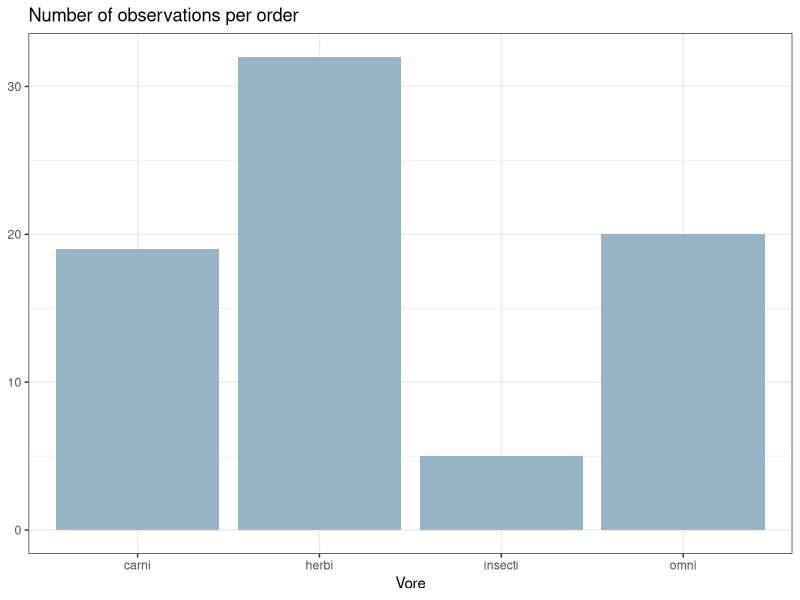
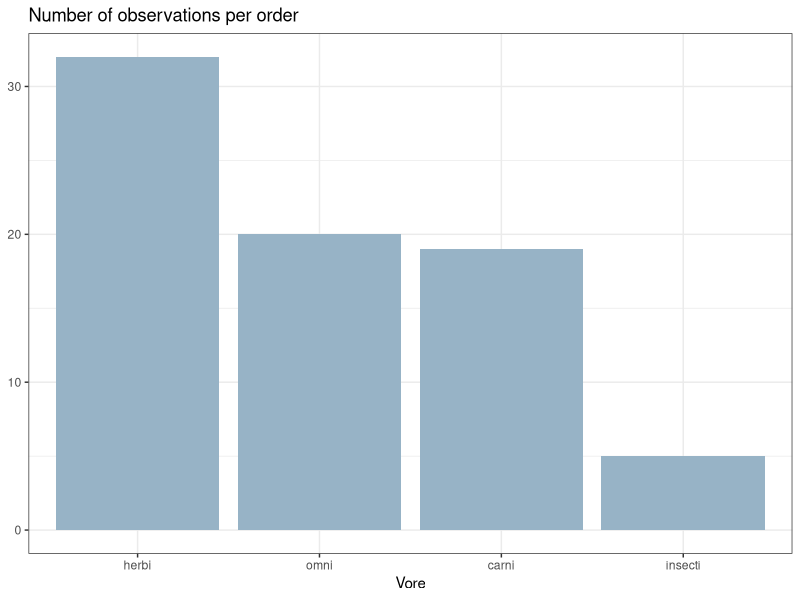
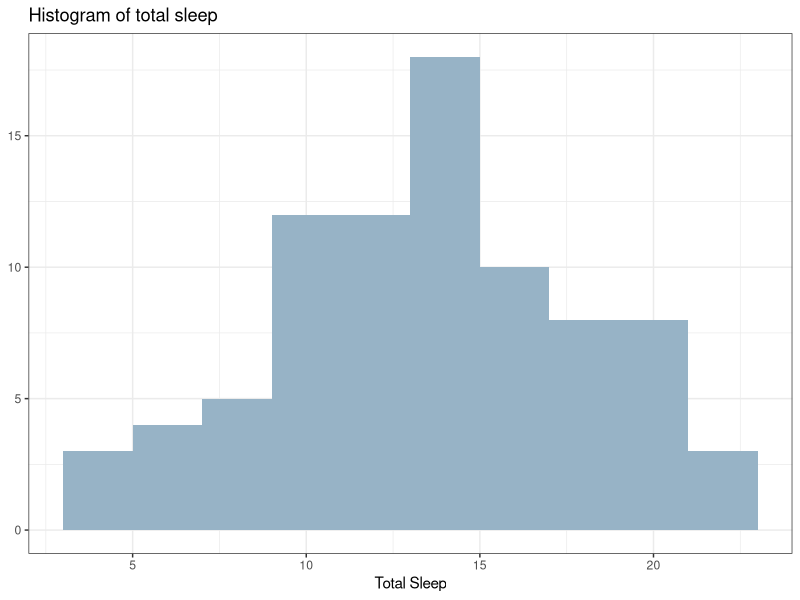

Source code (R) for these figures, in order:
library(tidyverse)

data()
?msleep
View(msleep)

names(msleep)

# Usually, when we plot a single categorical variable
# in ggplot we get a BAR CHART and

# when we plot a singular numeric variable 
# we get a HISTOGRAM


#Single categorical + BAR CHART
msleep %>%
  drop_na(vore) %>% #vore represents what the animals eat
  ggplot(aes(vore))+
  geom_bar(fill = "#97B3C6")+ 
  #coord_flip()+
  theme_bw()+
  labs(x = "Vore",
       y = NULL, 
       title = "Number of observations per order")

# geom_bar defines that we want a bar chart
# coord_flip() flips the visualization, 
# good if there are many values for that variable

# Ordering the variables
msleep %>%
  drop_na(vore) %>%
  ggplot(aes(fct_infreq(vore)))+ 
  geom_bar(fill = "#97B3C6")+ 
  #coord_flip()+
  theme_bw()+
  labs(x = "Vore",
       y = NULL, 
       title = "Number of observations per order")

# with fct_infreq() we can order the values in the chart


# Single numeric + HISTOGRAM
msleep %>%
  ggplot(aes(awake))+
  geom_histogram(binwidth = 2, fill = "#97B3C6")+
  theme_bw()+
  labs(x="Total Sleep",
       y=NULL,
       title="Histogram of total sleep")

# binwith sets the bins for the observation:
# the first bin contains observations between 0-2(because we set 2),
# the second bin contains observations between 2-4(something similar),
# and so on.
# If the binwith is 1, than the range is 1
